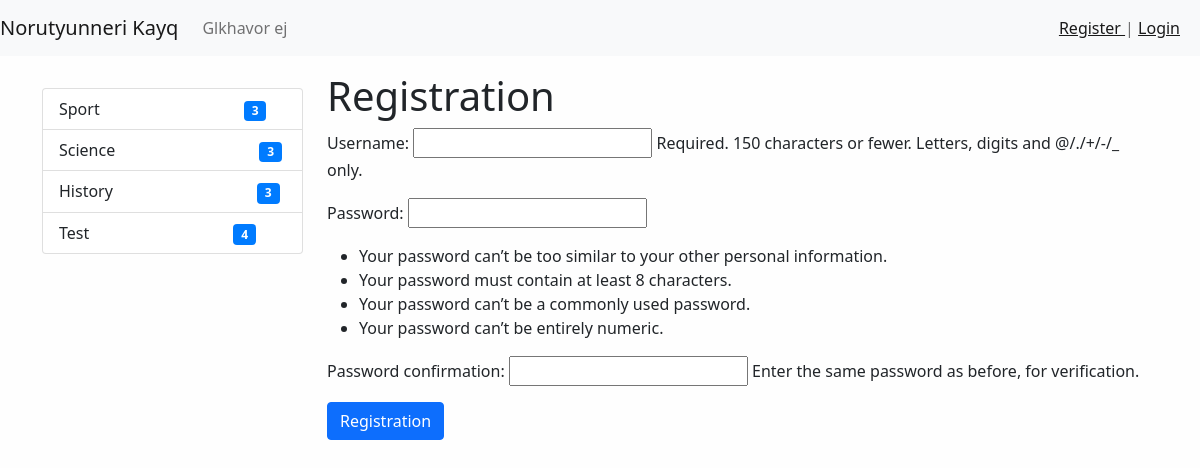
Screenshot of /register/ with the database file from the repository.
### news/models.py (models this page shows, shortened)
class Category(models.Model):
    title = models.CharField(max_length=150, db_index=True, verbose_name='CATEGORYI ANUN')
    def get_absolute_url(self):
        return reverse('category', kwargs={"category_id": self.pk})
    class Meta:
        verbose_name = "Category"
        verbose_name_plural = "Categoryner"
        ordering = ['title']

### news/views.py (the view)
# urls.py: path('register/', register, name='register'),
def register(request):
    if request.method == 'POST':
        form = UserCreationForm(request.POST)
        if form.is_valid():
            form.save()
            messages.success(request, 'Duq hajoghutyamb grancveciq.')
            return redirect('login')
        else:
            messages.error(request, 'Grancman skhal ka.')
    else:
        form = UserCreationForm()
    context = {
        'form': form,
    }
    return render(request, 'news/register.html', context)

### news/templatetags/news_tags.py (called while the page is built)
@register.inclusion_tag('news/list-categories.html')
def show_categories(arg1="hello", arg2="world"):
    categories = Category.objects.annotate(cnt=Count("get_news", filter=F('get_news__is_published'))).filter(cnt__gt=0)
    return {"categories": categories, "arg1": arg1, "arg2": arg2}

### news/templates/news/register.html (shortened to what this page needs)
{% extends 'base.html' %}
{% block sidebar %}
{% include 'inc/_sidebar.html' %}
{% endblock %}
{% block content %}
<h1>Registration</h1>
<form method="post">
    {{ form.as_p }}
    <button class="btn btn-primary btn-block" type="submit"> Registration </button>
</form>
{% endblock %}

### news/templates/news/list-categories.html (shortened to what this page needs)
<div class="list-group">
    {% for item in categories %}
    <a class="list-group-item list-group-item-action" href="{{ item.get_absolute_url }}">
        {{ item.title }} <span class="badge badge-primary badge-pill"
                               style="background-color: #007bff;color: white;margin-left: 140px;">{{ item.cnt }}</span></a>
    {% endfor %}
</div>

### mysite/static/css/style.css (style rules this page uses)
body { background-color: #fefefe; }

### rows the page displays
Category: title "Sport", cnt "3"
Category: title "Science", cnt "3"
Category: title "History", cnt "3"
Category: title "Test", cnt "4"
